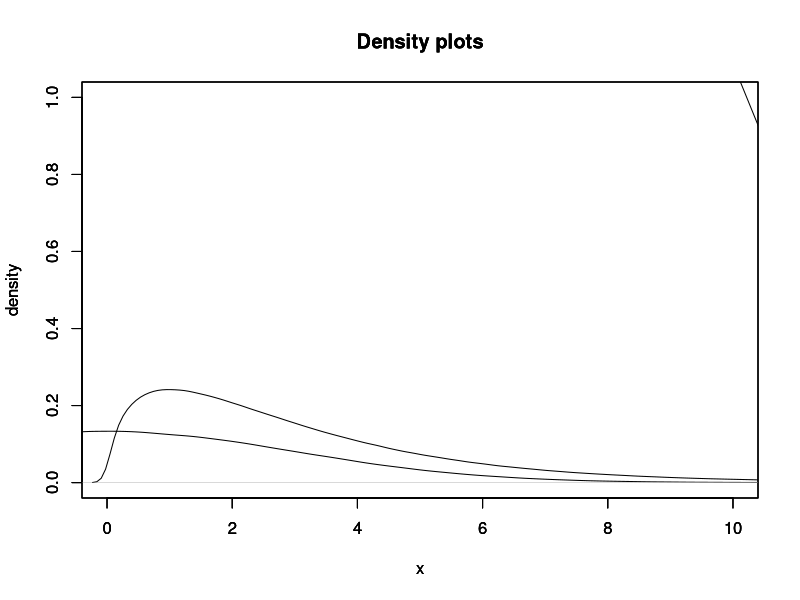

This chart was generated by the following R code:
# Mateusz Hurbol, Piotr Kotara, Piotr Matlag

# Zadanie 4
plot(density(rnorm(1000000, 0, 3)), type='l', main="Density plots", xlim=c(0.0,10.0), ylim=c(0.0,1.0), xlab='x', ylab='density')
par(new=T)
plot(density(rf(10000000, 3, 6)), type='l',main="Density plots", xlim=c(-0.0,10.0), ylim=c(0.0,1.0), xlab='x', ylab='density')
par(new=T)
plot(density(rchisq(10000000, 3)), type='l', main="Density plots",xlim=c(0.0,10.0), ylim=c(0.0,1.0), xlab='x', ylab='density')
par(new=F)